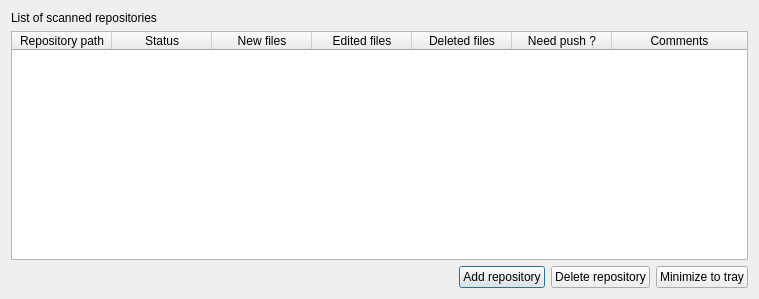
<?xml version="1.0" encoding="UTF-8"?>
<ui version="4.0">
 <class>MainDialog</class>
 <widget class="QDialog" name="MainDialog">
  <property name="geometry">
   <rect>
    <x>0</x>
    <y>0</y>
    <width>759</width>
    <height>299</height>
   </rect>
  </property>
  <property name="windowTitle">
   <string>Dialog</string>
  </property>
  <layout class="QVBoxLayout" name="verticalLayout">
   <item>
    <widget class="QLabel" name="label">
     <property name="text">
      <string>List of scanned repositories</string>
     </property>
    </widget>
   </item>
   <item>
    <widget class="QTableWidget" name="tableWidget">
     <attribute name="horizontalHeaderStretchLastSection">
      <bool>true</bool>
     </attribute>
     <column>
      <property name="text">
       <string>Repository path</string>
      </property>
     </column>
     <column>
      <property name="text">
       <string>Status</string>
      </property>
     </column>
     <column>
      <property name="text">
       <string>New files</string>
      </property>
     </column>
     <column>
      <property name="text">
       <string>Edited files</string>
      </property>
     </column>
     <column>
      <property name="text">
       <string>Deleted files</string>
      </property>
     </column>
     <column>
      <property name="text">
       <string>Need push ?</string>
      </property>
     </column>
     <column>
      <property name="text">
       <string>Comments</string>
      </property>
     </column>
    </widget>
   </item>
   <item>
    <layout class="QHBoxLayout" name="horizontalLayout">
     <item>
      <spacer name="horizontalSpacer">
       <property name="orientation">
        <enum>Qt::Horizontal</enum>
       </property>
       <property name="sizeHint" stdset="0">
        <size>
         <width>40</width>
         <height>20</height>
        </size>
       </property>
      </spacer>
     </item>
     <item>
      <widget class="QPushButton" name="pushButtonAddRepository">
       <property name="text">
        <string>Add repository</string>
       </property>
      </widget>
     </item>
     <item>
      <widget class="QPushButton" name="pushButtonDeleteEntry">
       <property name="text">
        <string>Delete repository</string>
       </property>
      </widget>
     </item>
     <item>
      <widget class="QPushButton" name="pushButton">
       <property name="text">
        <string>Minimize to tray</string>
       </property>
      </widget>
     </item>
    </layout>
   </item>
  </layout>
 </widget>
 <resources/>
 <connections/>
</ui>
